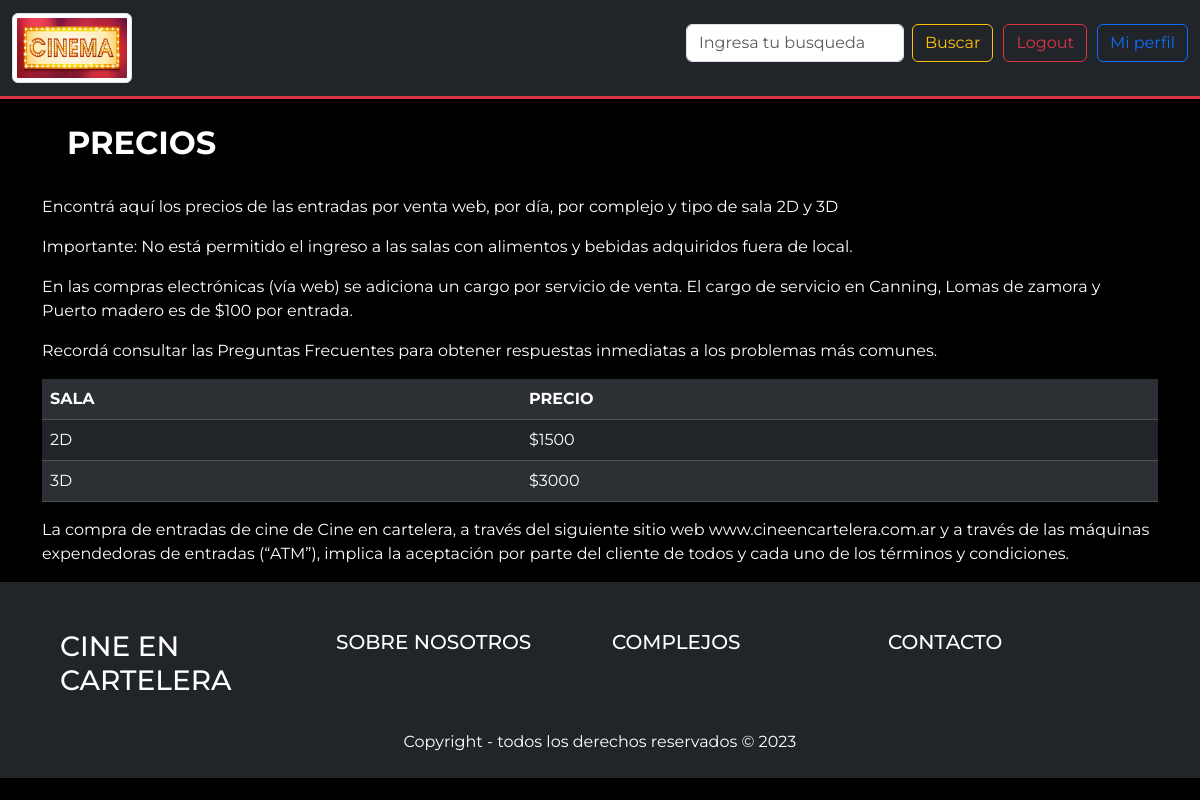
Page /precios.php on the committed database.
### tables this page shows
CREATE TABLE `sala_precio` (
  `id` int(11) NOT NULL,
  `nombre` varchar(500) NOT NULL,
  `precio` double NOT NULL
);

### cargar_sala_precio.php (the view)
<?php
require_once "conexion.php";
$sql = $conn->query("SELECT nombre, precio FROM sala_precio");
while ($datos = $sql->fetch()) {
    echo
        "<tr>
            <td>" . $datos["nombre"] . "</td>
            <td> $" . $datos["precio"] . "</td>
        </tr>";
}
?>

### css/estilos_inicio.css (style rules this page uses)
* { padding: 0%; margin: 0%; box-sizing: border-box; font-family: "Montserrat", sans-serif; }
body { background-color: black; color: white; }

### rows in the picture
sala_precio: nombre "2D", precio "1500"
sala_precio: nombre "3D", precio "3000"
